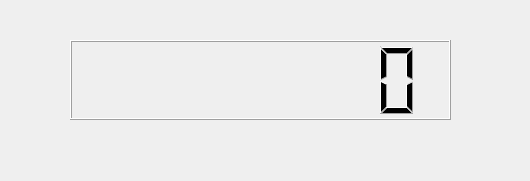
<?xml version="1.0" encoding="UTF-8"?>
<ui version="4.0">
 <class>Dialog</class>
 <widget class="QDialog" name="Dialog">
  <property name="geometry">
   <rect>
    <x>0</x>
    <y>0</y>
    <width>530</width>
    <height>181</height>
   </rect>
  </property>
  <property name="windowTitle">
   <string>Dialog</string>
  </property>
  <widget class="QLCDNumber" name="lcdNumber">
   <property name="geometry">
    <rect>
     <x>70</x>
     <y>40</y>
     <width>381</width>
     <height>80</height>
    </rect>
   </property>
   <property name="digitCount">
    <number>8</number>
   </property>
  </widget>
 </widget>
 <resources/>
 <connections/>
</ui>
